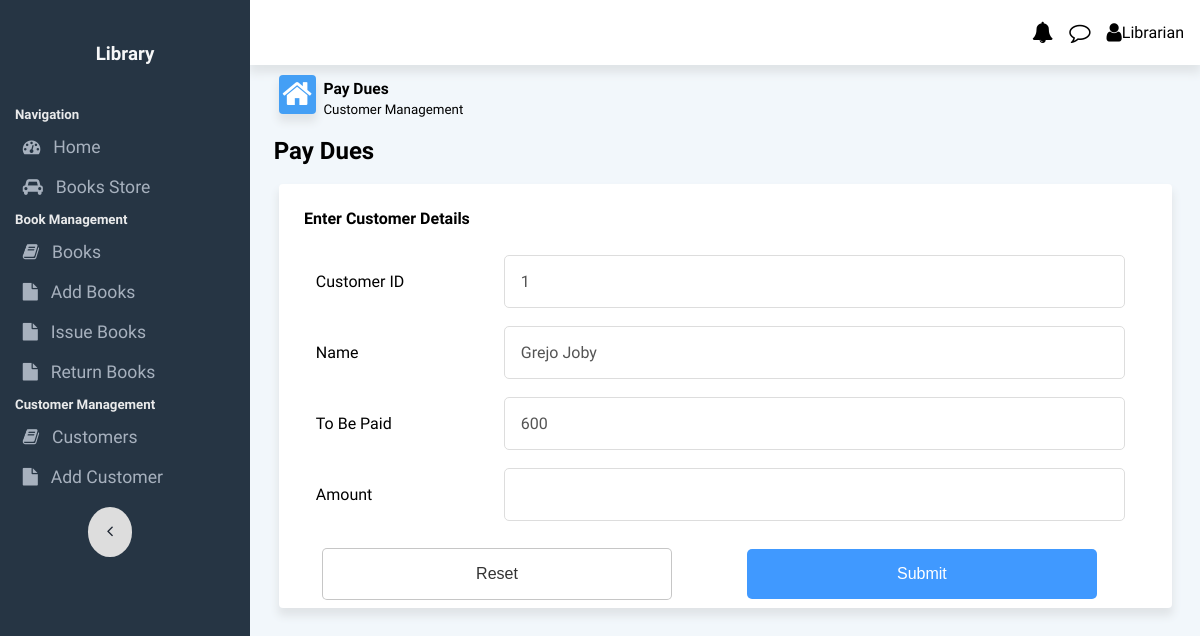
/customers/pay/1, run on an earlier commit of the app's database.
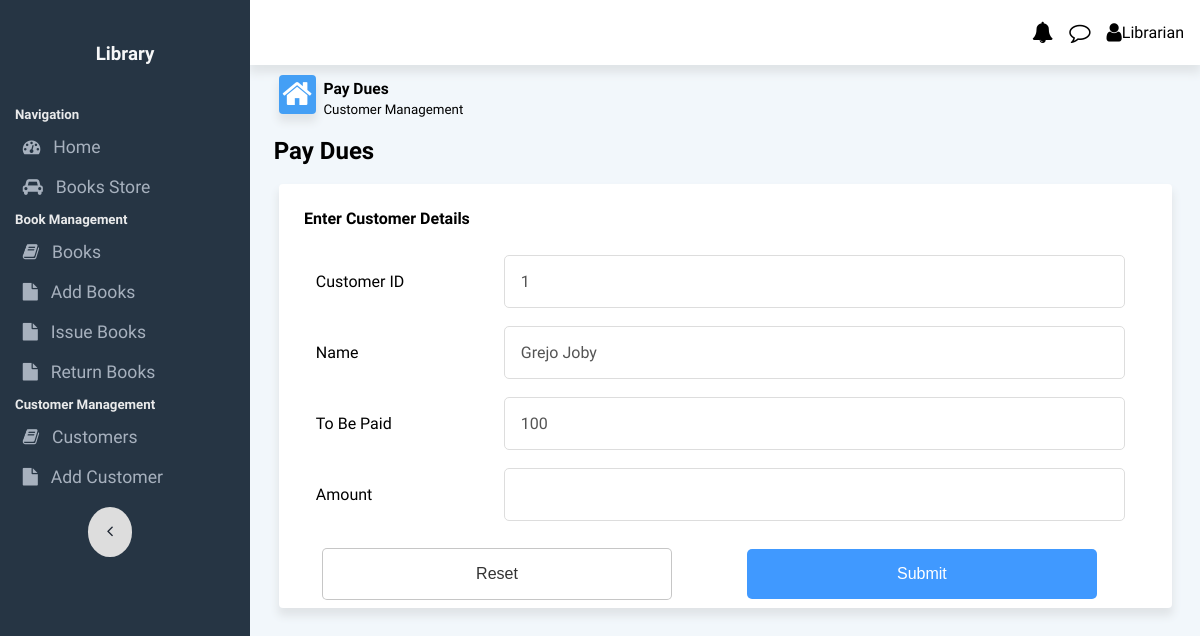
And on a later commit of the database.
### app.py (models this page shows, shortened)
class Customer(db.Model):
    __tablename__ = 'customer'
    cust_id=db.Column(db.Integer, primary_key=True,autoincrement=True)
    name=db.Column(db.String(255), nullable=False)
    debt = db.Column(db.Integer, nullable=False, default=0)
    total_trans = db.Column(db.Integer, nullable=False, default=0)

### app.py (the view)
@app.route('/customers/pay/<int:id>', methods=['GET', 'POST'])
def pay_dues(id):
    cust = Customer.query.filter_by(cust_id=id).first()
    if request.method=='POST':
        due=int(request.form['due'])
        cust.debt -= due
        db.session.commit()
        return redirect('/customers')
    else:
        return render_template('pay_dues.html',cust=cust)

### templates/pay_dues.html (shortened to what this page needs)
{% extends 'base.html' %}
{% block body %}
<div class="content-area">
    <div class="flexContainer" id="dashboardLineContainer">
        <div class="flex-40 dashboardLine">
            <i class="fa fa-home fa-2x" style="float: left;" id="homeIcon"></i>
            <div style="margin-bottom: 0;margin-top: 0;">
                <h3 style="margin-bottom: 0;margin-top: 2px;"><small>Pay Dues</small> </h3>
                <p style="margin-bottom: 0;margin-top: 0;"><small>Customer Management</small> </p>
            </div>
        </div>
    </div>
</div>
<h2 style="margin: 1% 2.5% 1% 2.5%;">Pay Dues</h2>
<div class="cardRow2 tablecard">
    <form method="POST">
        <h4>Enter Customer Details</h4>
        <table id="addTeacherTable">
            <tr>
                <td style="width: 20%;"><label class="formLabel">Customer ID</label></td>
                <td style="width: 60%;"><input type="text" name="cust_id" id="cust_id" value="{{cust.cust_id}}" disabled aria-disabled="true"
                        class="formInput"></td>
            </tr>
            <tr>
                <td style="width: 20%;"><label class="formLabel">Name</label></td>
                <td style="width: 60%;"><input type="text" name="name" id="name" value="{{cust.name}}" disabled aria-disabled="true"
                        class="formInput"></td>
            </tr>
            <tr>
                <td style="width: 20%;"><label class="formLabel">To Be Paid</label></td>
                <td style="width: 60%;"><input type="text" name="debt" id="debt" value="{{cust.debt}}" disabled aria-disabled="true"
                        class="formInput"></td>
            </tr>
            <tr>
                <td style="width: 20%;"><label class="formLabel">Amount</label></td>
                <td style="width: 60%;"><input type="text" name="due" id="due"
                        class="formInput"></td>
            </tr>
                <td colspan="2"></td>
        </table>
        <input type="reset" class="dropbtn2" value="Reset"
            style="background-color: #fff;border: 1px solid rgba(0, 0, 0, 0.225);color: #333;">
        <input type="submit" class="dropbtn2" value="Submit">
    </form>
</div>
{% endblock %}

What changed in the data, as far as the page shows it:
changed Customer "Grejo Joby": debt "600" → "100"
